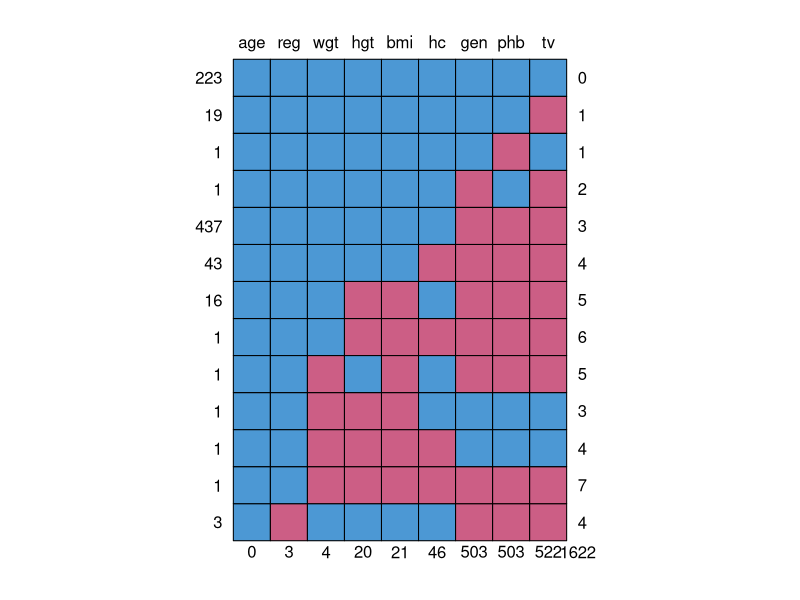
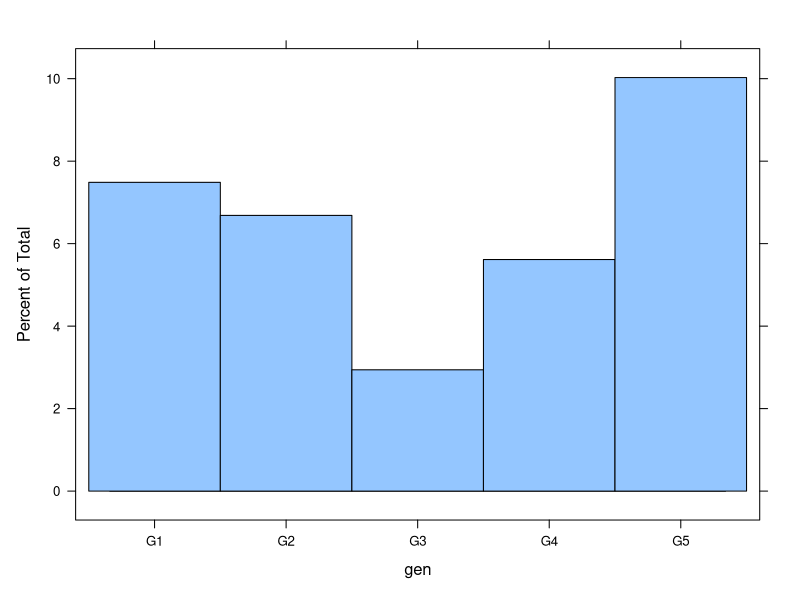
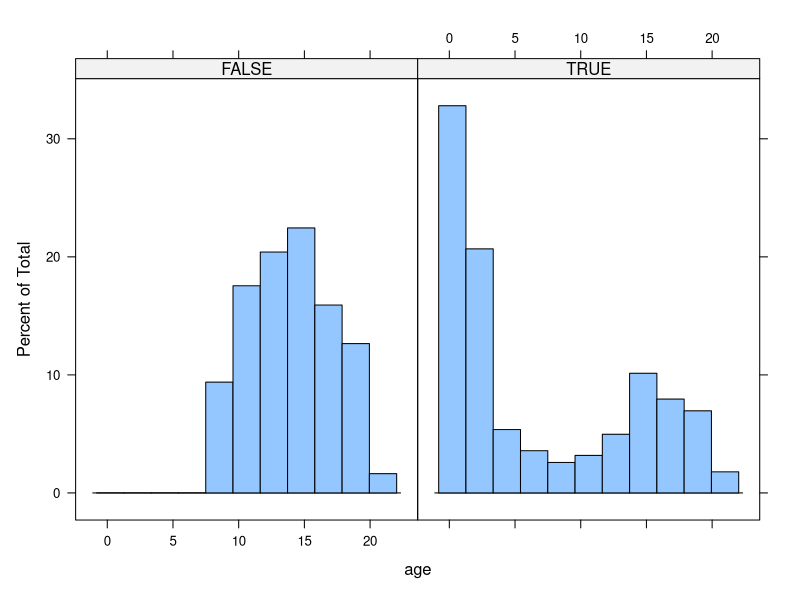
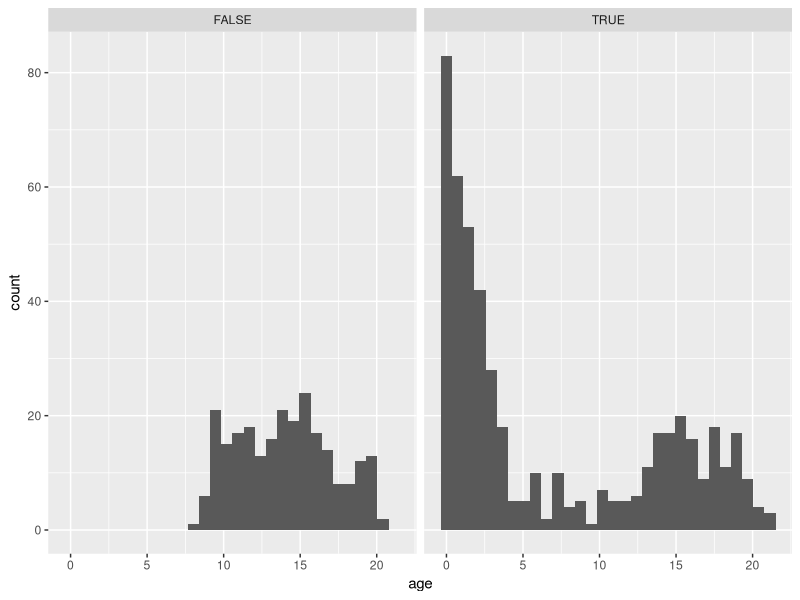
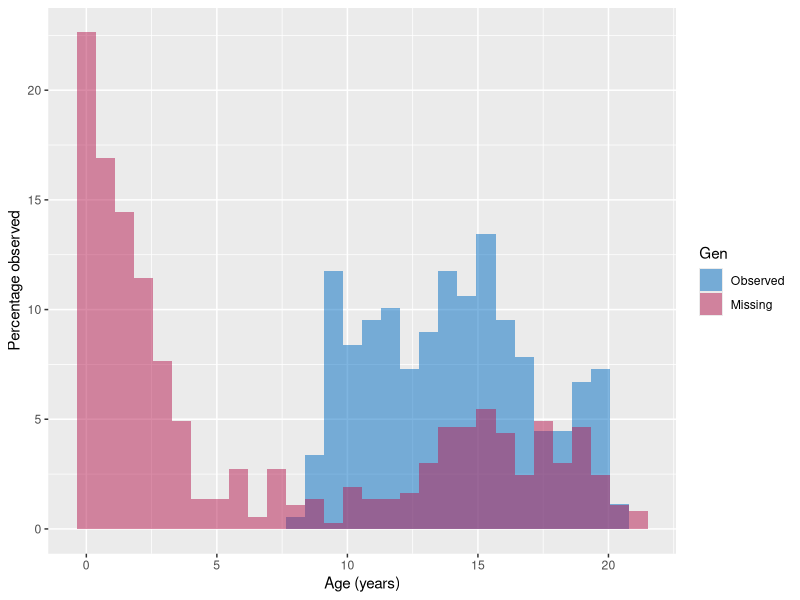

Source code (R) for these figures, in order:
# set-up environment
library(mice) # Data imputation
library(dplyr) # Data manipulation
library(magrittr)
library(broom)
library(ggplot2)
set.seed(123)

# check pattern
md.pattern(boys)

# save pattern
mpat <- md.pattern(boys, plot = FALSE)

# investigate missingness in gen visually
Rgen <- is.na(boys$gen)
levels(Rgen) <- c("Missing", "Observed")
data <- boys %>% as_tibble %>% cbind(Rgen)
lattice::histogram( ~ gen, data = boys)
lattice::histogram( ~ age | Rgen, data = boys)
# now with ggplot:
data %>%
  ggplot(aes(x = age)) +
  geom_histogram() +
  facet_wrap( ~ Rgen) # optional: use argument "ncols = 1"
# now with the right colors:
colorspace::qualitative_hcl(1, 240, 100, 40) #observed
## #006CC2
colorspace::qualitative_hcl(1, 0, 100, 40) #missing
## #B61A51
# or even better: plot on top of each other
data %>%
  ggplot(aes(x = age, fill = is.na(gen))) +
  geom_histogram(aes(y = 100*..density..),
                 alpha = 0.5, position = 'identity') +
  xlab("Age (years)") + ylab("Percentage observed") + 
  scale_fill_manual(name = "Gen", breaks = c("FALSE", "TRUE"), 
                    labels = c("Observed","Missing"), values = c("#006CC2", "#B61A51"))  

## Maar dit is verwarrend misschien omdat de Age values niet missing zijn, maar de gen values...


# investigate numerically
out_Rgen <- lm(age ~ Rgen, data = data, na.action = "na.omit")
out_Rgen <- data %>% lm(age ~ is.na(gen), data = .)
out_gen <- data %>% lm(age ~ gen, data = .)
#tidy(out_Rgen)
#tidy(out_gen)
## the age of gen missing and observed differs
## age should be included in the imp model!

## also do this for missing*missing? and obs*obs?
data <- data %>% mutate(
  Rage = is.na(data$age),
  Rbmi = is.na(data$bmi),
  Rhgt = is.na(data$hgt),
  Rwgt = is.na(data$wgt)
)
Rall <- sapply(boys, is.na)
# dan met grepl: grepl("bmi", names(boys))
# lm(boys$bmi~., data = as.data.frame(Rall))
# dus als daar NAs in zitten dan moeten we die var altijd meenemen!
# dus geobserveerd hangt dan niet samen met ...
# lm(boys$bmi~., data=as_tibble(sapply(boys, is.na)))

# test for all miss indicators and age
out_all <-
  lm(age ~ Rgen + Rbmi + Rhgt + Rwgt,
     data = data,
     na.action = "na.omit")
tidy(out_all)
# intercept only
out_int <- lm(age ~ 1, data = data)
out_int_gen <- data %>% filter(!is.na(gen)) %>% lm(age~1, data=.)
#tidy(out_int)
# compare
AIC(out_all, out_int)

# or use anova
anova(out_int, out_Rgen)
anova(out_int_gen, out_gen)

